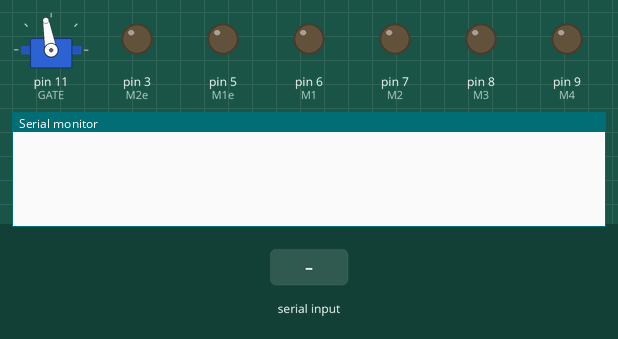
This sketch was run on a simulated Arduino Uno, built with avr-gcc and run on an emulated ATmega328P. On the bench: servo, output pins drawn as LEDs (lit = HIGH), the last lines printed to the serial monitor. Inputs (shaded band) come from the test bench.

Above: at 1.2 s.
1.3 s: "q.\n" received over Serial
At 2.1 s:
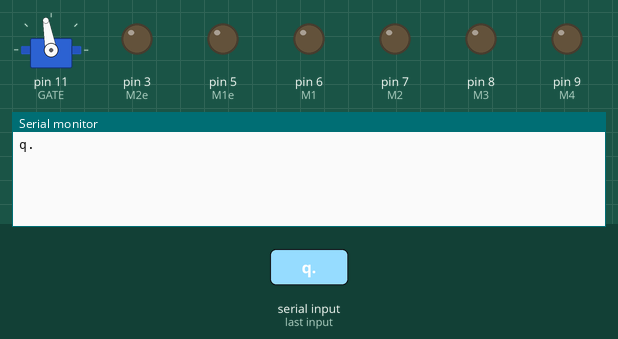
2.8 s: "e.\n" received over Serial
At 3.2 s:
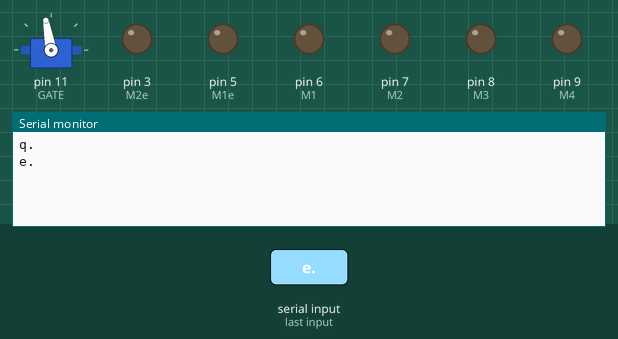
4.3 s: "a.\n" received over Serial
At 5.6 s:
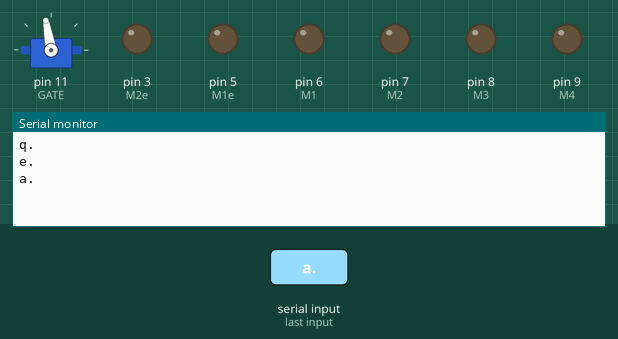

Measured:
- after the input at 1.3 s, the serial monitor: prints a new line at once (image 1)
- after the input at 2.8 s, the serial monitor: prints a new line at once (image 2)
- after the input at 4.3 s, the serial monitor: prints a new line at once (image 3)

The sketch:

senior.ino
```cpp
#include <Servo.h>

String inString;
int value;

boolean q = false,e = false,a = false, d = false, space = false;

int M1 = 6, M2 = 7, M3 = 8, M4 = 9, GATE = 11;
int M1e = 5, M2e = 3;

int GATE_OPEN = 10;
int GATE_CLOSED = 90;

Servo gate;

void setup() {
  Serial.begin(9600);
  Serial.setTimeout(100);
  pinMode(M1, OUTPUT);
  pinMode(M2, OUTPUT);
  pinMode(M3, OUTPUT);
  pinMode(M4, OUTPUT);
  pinMode(M1e, OUTPUT);
  pinMode(M2e, OUTPUT);

  analogWrite(M1e, 0);
  analogWrite(M2e, 0);

  digitalWrite(M1, LOW);
  digitalWrite(M2, LOW);
  digitalWrite(M3, LOW);
  digitalWrite(M4, LOW);


  gate.attach(GATE);
}

void loop() {
  updatePins();

  // MOTEUR GAUCHE
  if(a){
    digitalWrite(M1, HIGH);
    digitalWrite(M2, LOW);
    digitalWrite(M1e, HIGH);
  }
  else if (q) {
    digitalWrite(M1, LOW);
    digitalWrite(M2, HIGH);
    digitalWrite(M1e, HIGH);
  }
  else {
    digitalWrite(M1e, LOW);
  }


  // MOTEUR DROIT
  if(d){
    digitalWrite(M3, HIGH);
    digitalWrite(M4, LOW);
    digitalWrite(M2e, HIGH);
  }
  else if (e) {
    digitalWrite(M3, LOW);
    digitalWrite(M4, HIGH);
    digitalWrite(M2e, HIGH);
  }
  else {
    digitalWrite(M2e, LOW);
  }


  // SERVO
  if(space)
    gate.write(10);
  else
    gate.write(100);

  delay(100);
}

void updatePins(){
  while(Serial.available() > 0){
    String command = Serial.readStringUntil('\n');
    if(command != ""){
      Serial.println(command);
      String key = command.substring(0, 2);
      int value = command.substring(2, 5).toInt();

      if(key == "q.")
        q = value;
      else if(key == "e.")
        e = value;
      else if(key == "a.")
        a = value;
      else if(key == "d.")
        d = value;
      else if(key == "sp")
        space = value;
    }
  }
}
```
